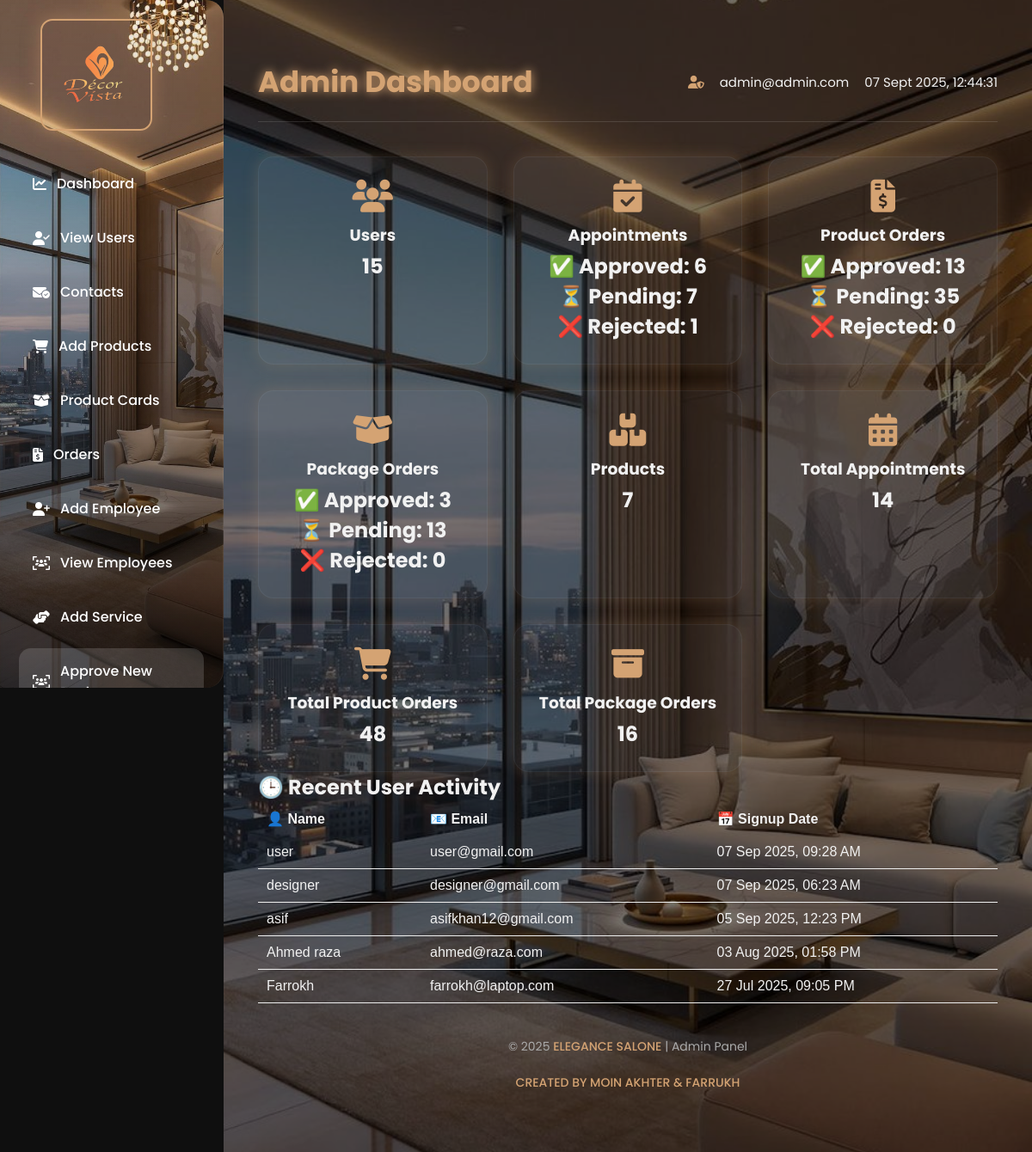
The app's page /admin.php (signed in) with its own data.
### tables this page shows
CREATE TABLE `users` (
  `id` int(11) NOT NULL,
  `name` varchar(80) NOT NULL,
  `email` varchar(100) NOT NULL,
  `password` varchar(255) NOT NULL,
  `role` enum('user','designer','admin') NOT NULL DEFAULT 'user',
  `is_approved` tinyint(1) NOT NULL DEFAULT 1,
  `created_at` timestamp NOT NULL DEFAULT current_timestamp()
);

### admin.php (the view, shortened to what this page needs)
<?php
include 'db.php';
$userCount = $conn->query("SELECT COUNT(*) AS count FROM users")->fetch_assoc()['count'];
$productCount = $conn->query("SELECT COUNT(*) AS count FROM products")->fetch_assoc()['count'];
$appointmentApproved = $conn->query("SELECT COUNT(*) AS count FROM appointments WHERE status = 'Approved'")->fetch_assoc()['count'];
$appointmentPending = $conn->query("SELECT COUNT(*) AS count FROM appointments WHERE status = 'Pending'")->fetch_assoc()['count'];
$appointmentRejected = $conn->query("SELECT COUNT(*) AS count FROM appointments WHERE status = 'Rejected'")->fetch_assoc()['count'];
$orderApproved = $conn->query("SELECT COUNT(*) AS count FROM orders WHERE status = 'Approved'")->fetch_assoc()['count'];
$orderPending = $conn->query("SELECT COUNT(*) AS count FROM orders WHERE status = 'Pending'")->fetch_assoc()['count'];
$orderRejected = $conn->query("SELECT COUNT(*) AS count FROM orders WHERE status = 'Rejected'")->fetch_assoc()['count'];
$packageOrderApproved = $conn->query("SELECT COUNT(*) AS count FROM package_orders WHERE status = 'Approved'")->fetch_assoc()['count'];
$packageOrderPending = $conn->query("SELECT COUNT(*) AS count FROM package_orders WHERE status = 'Pending'")->fetch_assoc()['count'];
$packageOrderRejected = $conn->query("SELECT COUNT(*) AS count FROM package_orders WHERE status = 'Rejected'")->fetch_assoc()['count'];
$totalAppointments = $appointmentApproved + $appointmentPending + $appointmentRejected;
$totalProductOrders = $orderApproved + $orderPending + $orderRejected;
$totalPackageOrders = $packageOrderApproved + $packageOrderPending + $packageOrderRejected;
?>
</head>
<body>
<!DOCTYPE html>
<html lang="en">
<head>
  <link rel="stylesheet" href="https://cdnjs.cloudflare.com/ajax/libs/font-awesome/6.4.0/css/all.min.css">
</head>
<body>
</head>
<body>
  <div class="sidebar">
    <div class="logo">
      <img src="decorevistaimages/logo.png" alt="Logo" />
    </div>
    <nav>
            <a href="admin.php"><i class="fa-solid fa-chart-line"></i> Dashboard</a>
            <a href="Signup_view.php"><i class="fa-solid fa-user-check"></i> View Users</a>
            <a href="contect_view.php"><i class="fa-solid fa-envelope-circle-check"></i> Contacts</a>
            <a href="admin_add_product3.php"><i class="fa-solid fa-cart-shopping"></i> Add Products</a>
            <a href="view_products_cards.php"><i class="fa-solid fa-box-open"></i> Product Cards</a>
            <a href="admin_order.php"><i class="fa-solid fa-file-invoice-dollar"></i> Orders</a>
            <a href="admin_add_employee.php"><i class="fa-solid fa-user-plus"></i> Add Employee</a>
            <a href="admin_view_employee.php"><i class="fa-solid fa-users-viewfinder"></i> View Employees</a>
            <a href="appointment_service_add.php"><i class="fa-solid fa-handshake-angle"></i> Add Service</a>
            <a href="designerapproval.php" style="background:rgba(255,255,255,0.15);"><i
                    class="fa-solid fa-users-viewfinder"></i> Approve New Designer</a>
        </nav>
  </div>
  <div class="main-content">
    <div class="topbar">
      <h1>Admin Dashboard</h1>
      <div class="admin-info">
        <i class="fa-solid fa-user-shield"></i>
        <span><?= htmlspecialchars($_SESSION['email']) ?></span>
        <span id="datetime"></span>
      </div>
    </div>
<div class="cards">
  <div class="card">
    <i class="fa-solid fa-users"></i>
    <h3>Users</h3>
    <p><?= $userCount ?></p>
  </div>
  <div class="card">
    <i class="fa-solid fa-calendar-check"></i>
    <h3>Appointments</h3>
    <p>✅ Approved: <?= $appointmentApproved ?></p>
    <p>⏳ Pending: <?= $appointmentPending ?></p>
    <p>❌ Rejected: <?= $appointmentRejected ?></p>
  </div>
  <div class="card">
    <i class="fa-solid fa-file-invoice-dollar"></i>
    <h3>Product Orders</h3>
    <p>✅ Approved: <?= $orderApproved ?></p>
    <p>⏳ Pending: <?= $orderPending ?></p>
    <p>❌ Rejected: <?= $orderRejected ?></p>
  </div>
  <div class="card">
    <i class="fa-solid fa-box-open"></i>
    <h3>Package Orders</h3>
    <p>✅ Approved: <?= $packageOrderApproved ?></p>
    <p>⏳ Pending: <?= $packageOrderPending ?></p>
    <p>❌ Rejected: <?= $packageOrderRejected ?></p>
  </div>
  <div class="card">
    <i class="fa-solid fa-boxes-stacked"></i>
    <h3>Products</h3>
    <p><?= $productCount ?></p>
  </div>
<div class="card">
  <i class="fa-solid fa-calendar-days"></i>
  <h3>Total Appointments</h3>
  <p><?= $totalAppointments ?></p>
</div>
<div class="card">
  <i class="fa-solid fa-cart-shopping"></i>
  <h3>Total Product Orders</h3>
  <p><?= $totalProductOrders ?></p>
</div>
<div class="card">
  <i class="fa-solid fa-box-archive"></i>
  <h3>Total Package Orders</h3>
  <p><?= $totalPackageOrders ?></p>
</div>
</div>
<?php
include 'db.php';
$activityQuery = "SELECT name, email, created_at FROM users ORDER BY created_at DESC LIMIT 5";
$activityResult = $conn->query($activityQuery);
?>
<div >
    <h2 >🕒 Recent User Activity</h2>
    <table style="width: 100%; border-collapse: collapse; font-family: Arial, sans-serif;">
        <thead>
            <tr >
                <th style="padding: 10px; text-align: left;">👤 Name</th>
                <th style="padding: 10px; text-align: left;">📧 Email</th>
                <th style="padding: 10px; text-align: left;">📅 Signup Date</th>
            </tr>
        </thead>
        <tbody>
            <?php if ($activityResult && $activityResult->num_rows > 0): ?>
                <?php while ($row = $activityResult->fetch_assoc()): ?>
                    <tr>
                        <td style="padding: 10px; border-bottom: 1px solid #eee;"><?php echo htmlspecialchars($row['name']); ?></td>
                        <td style="padding: 10px; border-bottom: 1px solid #eee;"><?php echo htmlspecialchars($row['email']); ?></td>
                        <td style="padding: 10px; border-bottom: 1px solid #eee;"><?php echo date('d M Y, h:i A', strtotime($row['created_at'])); ?></td>
                    </tr>
                <?php endwhile; ?>
            <?php else: ?>
                <tr>
                    <td colspan="3" style="padding: 10px; color: #777;">No recent activity found.</td>
                </tr>
            <?php endif; ?>
        </tbody>
    </table>
</div>
    <footer>
      &copy; <?= date("Y") ?> <span>ELEGANCE SALONE</span> | Admin Panel<br><br>
      <span>CREATED BY MOIN AKHTER & FARRUKH</span>
    </footer>
  </div>
</body>
</html>

### admin.php (style rules this page uses)
* { margin: 0; padding: 0; box-sizing: border-box; }
html, body { height: 100%; font-family: 'Barlow Condensed', sans-serif; overflow: hidden; background: #111; }
.logo { max-width: 180px; z-index: 2; animation: logoIn 1s ease-out forwards; opacity: 0; transform: translateY(30px) skewY(6deg); }
body.loaded { overflow: auto; }
:root { --brand-accent: #d4a373; --brand-hover: #b89560; --text-light: #f1f1f1; --bg-dark: #0f0f0f; --card-bg: rgba(255, 255, 255, 0.06); --sidebar-width: 260px; --shadow-glow: 0 0 16px var(--brand-accent); --glass-blur: blur(16px); }
html, body { min-height: 100%; font-family: 'Poppins', sans-serif; background: var(--bg-dark); color: var(--text-light); overflow-x: hidden; }
body.loaded { overflow-y: auto; }
.sidebar { width: var(--sidebar-width); background: linear-gradient(180deg, rgba(212,163,115,0.1), rgba(0,0,0,0.7)), url('decorevistaimages/aaca7cec36ff5dd44456a145fc7a6b70.jpg') center/cover no-repeat; padding: 22px; position: fixed; height: 100vh; overflow-y: auto; border-right: 1px solid rgba(255,255,255,0.08); backdrop-filter: var(--glass-blur); z-index: 999; transition: transform 0.3s ease-in-out; border-radius: 0 20px 20px 0; }
.sidebar .logo { text-align: center; margin-bottom: 35px; }
.sidebar .logo img { width: 130px; border-radius: 14px; border: 2px solid var(--brand-accent); box-shadow: 0 0 22px rgba(212,163,115,0.4); }
.sidebar nav a { display: flex; align-items: center; color: #fff; text-decoration: none; padding: 14px 16px; margin: 10px 0; border-radius: 14px; font-weight: 500; font-size: 16px; gap: 12px; transition: 0.35s ease, transform 0.2s ease; }
.main-content { flex: 1; margin-left: var(--sidebar-width); padding: 40px; background: url('decorevistaimages/aaca7cec36ff5dd44456a145fc7a6b70.jpg') center/cover no-repeat; backdrop-filter: blur(5px); position: relative; overflow: hidden; min-height: 100vh; }
.main-content::before { content: ''; position: absolute; inset: 0; background: rgba(0,0,0,0.55); z-index: 0; }
.main-content > * { position: relative; z-index: 1; }
.topbar { margin-top: 30px; display: flex; justify-content: space-between; align-items: center; border-bottom: 1px solid rgba(255,255,255,0.12); padding-bottom: 20px; flex-wrap: wrap; gap: 12px; }
.topbar h1 { font-size: 34px; color: var(--brand-accent); text-shadow: 0 0 12px var(--brand-accent); }
.admin-info { display: flex; align-items: center; gap: 18px; font-size: 15px; color: var(--text-light); }
.admin-info i { color: var(--brand-accent); }
.cards { display: grid; grid-template-columns: repeat(auto-fit, minmax(230px, 1fr)); gap: 30px; margin-top: 40px; }
.card { background: var(--card-bg); padding: 26px; border-radius: 18px; text-align: center; transition: 0.4s; border: 1px solid rgba(255,255,255,0.05); box-shadow: 0 0 18px rgba(212,163,115,0.2); cursor: pointer; }
.card i { font-size: 38px; margin-bottom: 12px; color: var(--brand-accent); }
.card h3 { margin-bottom: 4px; }
.card p { font-size: 24px; font-weight: bold; }
footer { overflow: hidden; margin-top: 40px; text-align: center; font-size: 14px; color: #aaa; padding-bottom: 30px; }
footer span { color: var(--brand-accent); font-weight: 500; }

### records on screen
users: name "user", email "user@gmail.com", created_at "07 Sep 2025, 09:28 AM"
users: name "designer", email "designer@gmail.com", created_at "07 Sep 2025, 06:23 AM"
users: name "asif", email "asifkhan12@gmail.com", created_at "05 Sep 2025, 12:23 PM"
users: name "Ahmed raza", email "ahmed@raza.com", created_at "03 Aug 2025, 01:58 PM"
users: name "Farrokh", email "farrokh@laptop.com", created_at "27 Jul 2025, 09:05 PM"

### other values on screen
$_SESSION['email'] "admin@admin.com"
$userCount "15"
$appointmentApproved "6"
$appointmentPending "7"
$appointmentRejected "1"
$orderApproved "13"
$orderPending "35"
$orderRejected "0"
$packageOrderApproved "3"
$packageOrderPending "13"
$packageOrderRejected "0"
$productCount "7"
$totalAppointments "14"
$totalProductOrders "48"
$totalPackageOrders "16"
